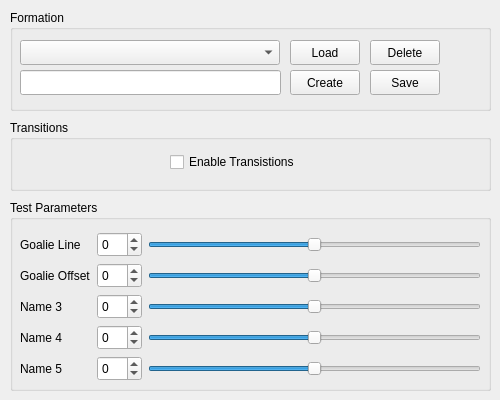
     <widget class="QWidget" name="tabStrategy">
      <attribute name="icon">
       <iconset resource="icons.qrc">
        <normaloff>:/Icons/Imgs/devil_mad.png</normaloff>:/Icons/Imgs/devil_mad.png</iconset>
      </attribute>
      <attribute name="title">
       <string>Strategy</string>
      </attribute>
      <widget class="QGroupBox" name="groupBoxStrategyFormation">
       <property name="geometry">
        <rect>
         <x>10</x>
         <y>10</y>
         <width>481</width>
         <height>101</height>
        </rect>
       </property>
       <property name="title">
        <string>Formation</string>
       </property>
       <widget class="QComboBox" name="comboBoxStrategyFormationLoadStrategy">
        <property name="geometry">
         <rect>
          <x>10</x>
          <y>30</y>
          <width>260</width>
          <height>25</height>
         </rect>
        </property>
        <property name="minimumSize">
         <size>
          <width>260</width>
          <height>25</height>
         </size>
        </property>
        <property name="maximumSize">
         <size>
          <width>260</width>
          <height>25</height>
         </size>
        </property>
       </widget>
       <widget class="QPushButton" name="pushButtonStrategyFormationDelete">
        <property name="geometry">
         <rect>
          <x>360</x>
          <y>30</y>
          <width>70</width>
          <height>25</height>
         </rect>
        </property>
        <property name="minimumSize">
         <size>
          <width>70</width>
          <height>25</height>
         </size>
        </property>
        <property name="maximumSize">
         <size>
          <width>70</width>
          <height>25</height>
         </size>
        </property>
        <property name="text">
         <string>Delete</string>
        </property>
       </widget>
       <widget class="QPushButton" name="pushButtonStrategyFormationLoad">
        <property name="geometry">
         <rect>
          <x>280</x>
          <y>30</y>
          <width>70</width>
          <height>25</height>
         </rect>
        </property>
        <property name="minimumSize">
         <size>
          <width>70</width>
          <height>25</height>
         </size>
        </property>
        <property name="maximumSize">
         <size>
          <width>70</width>
          <height>25</height>
         </size>
        </property>
        <property name="text">
         <string>Load</string>
        </property>
       </widget>
       <widget class="QLineEdit" name="lineEditStrategyFormationNewStrategy">
        <property name="geometry">
         <rect>
          <x>10</x>
          <y>60</y>
          <width>261</width>
          <height>25</height>
         </rect>
        </property>
       </widget>
       <widget class="QPushButton" name="pushButtonStrategyFormationSave">
        <property name="geometry">
         <rect>
          <x>360</x>
          <y>60</y>
          <width>70</width>
          <height>25</height>
         </rect>
        </property>
        <property name="minimumSize">
         <size>
          <width>70</width>
          <height>25</height>
         </size>
        </property>
        <property name="maximumSize">
         <size>
          <width>70</width>
          <height>25</height>
         </size>
        </property>
        <property name="text">
         <string>Save</string>
        </property>
       </widget>
       <widget class="QPushButton" name="pushButtonStrategyFormationCreate">
        <property name="geometry">
         <rect>
          <x>280</x>
          <y>60</y>
          <width>70</width>
          <height>25</height>
         </rect>
        </property>
        <property name="minimumSize">
         <size>
          <width>70</width>
          <height>25</height>
         </size>
        </property>
        <property name="maximumSize">
         <size>
          <width>70</width>
          <height>25</height>
         </size>
        </property>
        <property name="text">
         <string>Create</string>
        </property>
       </widget>
      </widget>
      <widget class="QGroupBox" name="groupBoxStrategyTransitions">
       <property name="geometry">
        <rect>
         <x>10</x>
         <y>120</y>
         <width>481</width>
         <height>71</height>
        </rect>
       </property>
       <property name="title">
        <string>Transitions</string>
       </property>
       <widget class="QCheckBox" name="checkBoxStrategyTransitionsEnableTransistions">
        <property name="geometry">
         <rect>
          <x>160</x>
          <y>30</y>
          <width>161</width>
          <height>24</height>
         </rect>
        </property>
        <property name="text">
         <string>Enable Transistions</string>
        </property>
       </widget>
      </widget>
      <widget class="QGroupBox" name="groupBoxStrategyTestParameters">
       <property name="geometry">
        <rect>
         <x>10</x>
         <y>200</y>
         <width>481</width>
         <height>191</height>
        </rect>
       </property>
       <property name="title">
        <string>Test Parameters</string>
       </property>
       <widget class="QWidget" name="layoutWidget_13">
        <property name="geometry">
         <rect>
          <x>10</x>
          <y>30</y>
          <width>461</width>
          <height>153</height>
         </rect>
        </property>
        <layout class="QGridLayout" name="gridLayoutStrategyTestParameters">
         <item row="0" column="0">
          <layout class="QGridLayout" name="gridLayoutStrategyTestParameters_2">
           <item row="0" column="0">
            <widget class="QLabel" name="labelStrategyTestParametersGoalieLine">
             <property name="minimumSize">
              <size>
               <width>0</width>
               <height>25</height>
              </size>
             </property>
             <property name="maximumSize">
              <size>
               <width>16777215</width>
               <height>25</height>
              </size>
             </property>
             <property name="text">
              <string>Goalie Line</string>
             </property>
            </widget>
           </item>
           <item row="0" column="1">
            <widget class="QSpinBox" name="spinBoxStrategyTestParametersGoalieLine">
             <property name="minimumSize">
              <size>
               <width>0</width>
               <height>25</height>
              </size>
             </property>
             <property name="maximumSize">
              <size>
               <width>16777215</width>
               <height>25</height>
              </size>
             </property>
             <property name="readOnly">
              <bool>false</bool>
             </property>
             <property name="minimum">
              <number>-64</number>
             </property>
             <property name="maximum">
              <number>64</number>
             </property>
             <property name="value">
              <number>0</number>
             </property>
            </widget>
           </item>
           <item row="0" column="2">
            <widget class="QSlider" name="horizontalSliderStrategyTestParametersGoalieLine">
             <property name="minimumSize">
              <size>
               <width>0</width>
               <height>25</height>
              </size>
             </property>
             <property name="maximumSize">
              <size>
               <width>16777215</width>
               <height>25</height>
              </size>
             </property>
             <property name="minimum">
              <number>-64</number>
             </property>
             <property name="maximum">
              <number>64</number>
             </property>
             <property name="tracking">
              <bool>true</bool>
             </property>
             <property name="orientation">
              <enum>Qt::Horizontal</enum>
             </property>
             <property name="invertedAppearance">
              <bool>false</bool>
             </property>
            </widget>
           </item>
           <item row="1" column="0">
            <widget class="QLabel" name="labelStrategyTestParametersGoaliOffset">
             <property name="minimumSize">
              <size>
               <width>0</width>
               <height>25</height>
              </size>
             </property>
             <property name="maximumSize">
              <size>
               <width>16777215</width>
               <height>25</height>
              </size>
             </property>
             <property name="text">
              <string>Goalie Offset</string>
             </property>
            </widget>
           </item>
           <item row="1" column="1">
            <widget class="QSpinBox" name="spinBoxStrategyTestParametersGoalieOffset">
             <property name="minimumSize">
              <size>
               <width>0</width>
               <height>25</height>
              </size>
             </property>
             <property name="maximumSize">
              <size>
               <width>16777215</width>
               <height>25</height>
              </size>
             </property>
             <property name="readOnly">
              <bool>false</bool>
             </property>
             <property name="minimum">
              <number>-64</number>
             </property>
             <property name="maximum">
              <number>64</number>
             </property>
             <property name="value">
              <number>0</number>
             </property>
            </widget>
           </item>
           <item row="1" column="2">
            <widget class="QSlider" name="horizontalSliderStrategyTestParametersGoalieOffset">
             <property name="minimumSize">
              <size>
               <width>0</width>
               <height>25</height>
              </size>
             </property>
             <property name="maximumSize">
              <size>
               <width>16777215</width>
               <height>25</height>
              </size>
             </property>
             <property name="minimum">
              <number>-64</number>
             </property>
             <property name="maximum">
              <number>64</number>
             </property>
             <property name="tracking">
              <bool>true</bool>
             </property>
             <property name="orientation">
              <enum>Qt::Horizontal</enum>
             </property>
             <property name="invertedAppearance">
              <bool>false</bool>
             </property>
            </widget>
           </item>
           <item row="2" column="0">
            <widget class="QLabel" name="labelStrategyTestParametersName3">
             <property name="minimumSize">
              <size>
               <width>0</width>
               <height>25</height>
              </size>
             </property>
             <property name="maximumSize">
              <size>
               <width>16777215</width>
               <height>25</height>
              </size>
             </property>
             <property name="text">
              <string>Name 3</string>
             </property>
            </widget>
           </item>
           <item row="2" column="1">
            <widget class="QSpinBox" name="spinBoxStrategyTestParametersName3">
             <property name="minimumSize">
              <size>
               <width>0</width>
               <height>25</height>
              </size>
             </property>
             <property name="maximumSize">
              <size>
               <width>16777215</width>
               <height>25</height>
              </size>
             </property>
             <property name="readOnly">
              <bool>false</bool>
             </property>
             <property name="minimum">
              <number>-64</number>
             </property>
             <property name="maximum">
              <number>64</number>
             </property>
             <property name="value">
              <number>0</number>
             </property>
            </widget>
           </item>
           <item row="2" column="2">
            <widget class="QSlider" name="horizontalSliderStrategyTestParametersName3">
             <property name="minimumSize">
              <size>
               <width>0</width>
               <height>25</height>
              </size>
             </property>
             <property name="maximumSize">
              <size>
               <width>16777215</width>
               <height>25</height>
              </size>
             </property>
             <property name="minimum">
              <number>-64</number>
             </property>
             <property name="maximum">
              <number>64</number>
             </property>
             <property name="tracking">
              <bool>true</bool>
             </property>
             <property name="orientation">
              <enum>Qt::Horizontal</enum>
             </property>
             <property name="invertedAppearance">
              <bool>false</bool>
             </property>
            </widget>
           </item>
           <item row="3" column="0">
            <widget class="QLabel" name="labelStrategyTestParametersName4">
             <property name="minimumSize">
              <size>
               <width>0</width>
               <height>25</height>
              </size>
             </property>
             <property name="maximumSize">
              <size>
               <width>16777215</width>
               <height>25</height>
              </size>
             </property>
             <property name="text">
              <string>Name 4</string>
             </property>
            </widget>
           </item>
           <item row="3" column="1">
            <widget class="QSpinBox" name="spinBoxStrategyTestParametersName4">
             <property name="minimumSize">
              <size>
               <width>0</width>
               <height>25</height>
              </size>
             </property>
             <property name="maximumSize">
              <size>
               <width>16777215</width>
               <height>25</height>
              </size>
             </property>
             <property name="readOnly">
              <bool>false</bool>
             </property>
             <property name="minimum">
              <number>-64</number>
             </property>
             <property name="maximum">
              <number>64</number>
             </property>
             <property name="value">
              <number>0</number>
             </property>
            </widget>
           </item>
           <item row="3" column="2">
            <widget class="QSlider" name="horizontalSliderStrategyTestParametersName4">
             <property name="minimumSize">
              <size>
               <width>0</width>
               <height>25</height>
              </size>
             </property>
             <property name="maximumSize">
              <size>
               <width>16777215</width>
               <height>25</height>
              </size>
             </property>
             <property name="minimum">
              <number>-64</number>
             </property>
             <property name="maximum">
              <number>64</number>
             </property>
             <property name="tracking">
              <bool>true</bool>
             </property>
             <property name="orientation">
              <enum>Qt::Horizontal</enum>
             </property>
             <property name="invertedAppearance">
              <bool>false</bool>
             </property>
            </widget>
           </item>
           <item row="4" column="0">
            <widget class="QLabel" name="labelStrategyTestParametersName5">
             <property name="minimumSize">
              <size>
               <width>0</width>
               <height>25</height>
              </size>
             </property>
             <property name="maximumSize">
              <size>
               <width>16777215</width>
               <height>25</height>
              </size>
             </property>
             <property name="text">
              <string>Name 5</string>
             </property>
            </widget>
           </item>
           <item row="4" column="1">
            <widget class="QSpinBox" name="spinBoxStrategyTestParametersName5">
             <property name="minimumSize">
              <size>
               <width>0</width>
               <height>25</height>
              </size>
             </property>
             <property name="maximumSize">
              <size>
               <width>16777215</width>
               <height>25</height>
              </size>
             </property>
             <property name="readOnly">
              <bool>false</bool>
             </property>
             <property name="minimum">
              <number>-64</number>
             </property>
             <property name="maximum">
              <number>64</number>
             </property>
             <property name="value">
              <number>0</number>
             </property>
            </widget>
           </item>
           <item row="4" column="2">
            <widget class="QSlider" name="horizontalSliderStrategyTestParametersName5">
             <property name="minimumSize">
              <size>
               <width>0</width>
               <height>25</height>
              </size>
             </property>
             <property name="maximumSize">
              <size>
               <width>16777215</width>
               <height>25</height>
              </size>
             </property>
             <property name="minimum">
              <number>-64</number>
             </property>
             <property name="maximum">
              <number>64</number>
             </property>
             <property name="tracking">
              <bool>true</bool>
             </property>
             <property name="orientation">
              <enum>Qt::Horizontal</enum>
             </property>
             <property name="invertedAppearance">
              <bool>false</bool>
             </property>
            </widget>
           </item>
          </layout>
         </item>
        </layout>
       </widget>
      </widget>
     </widget>
